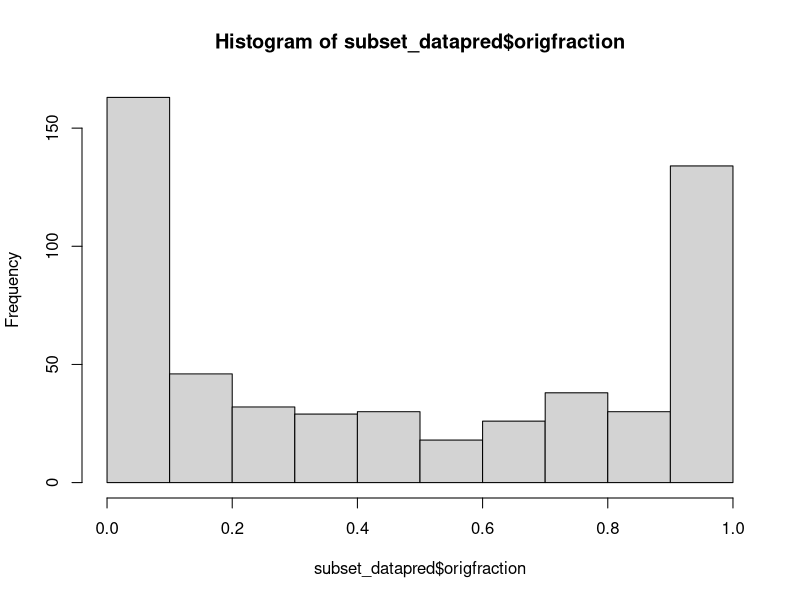
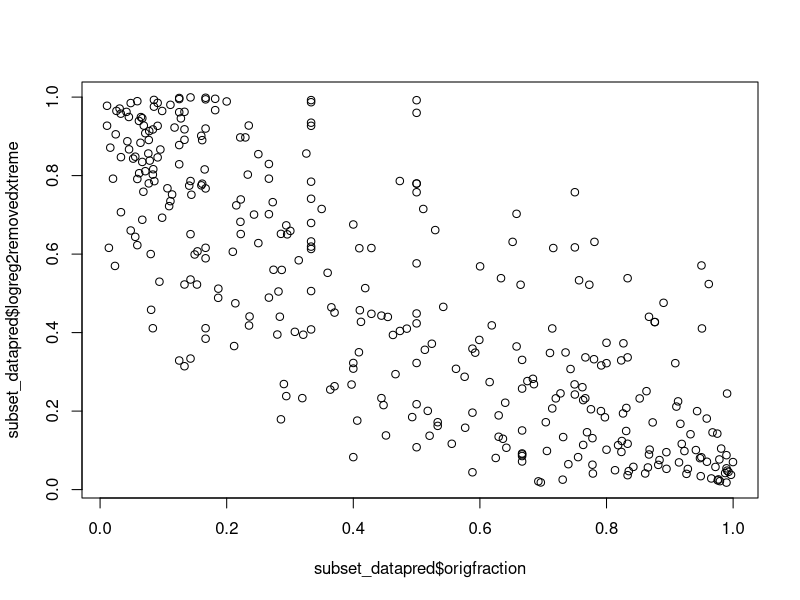
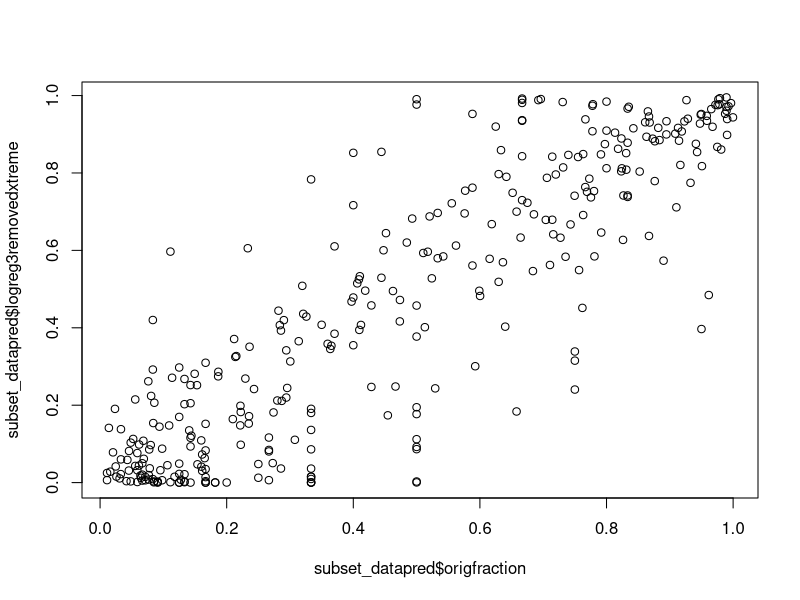
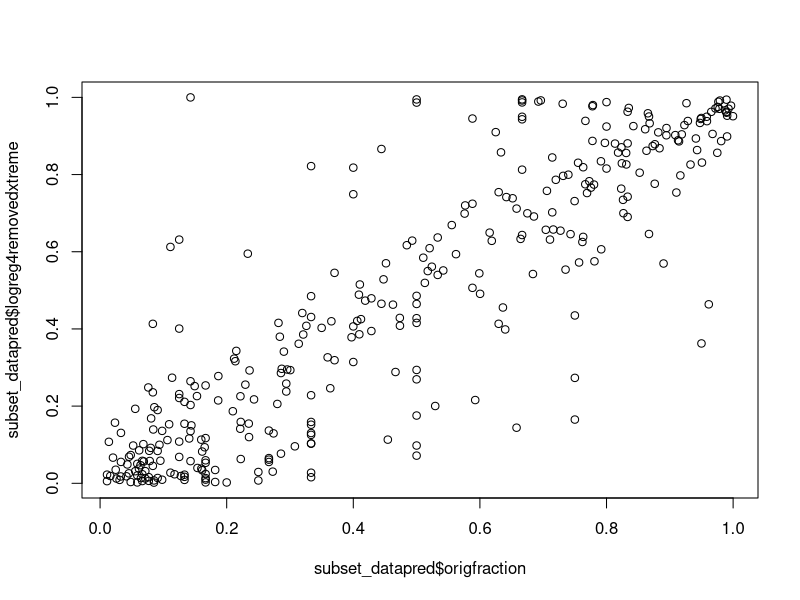
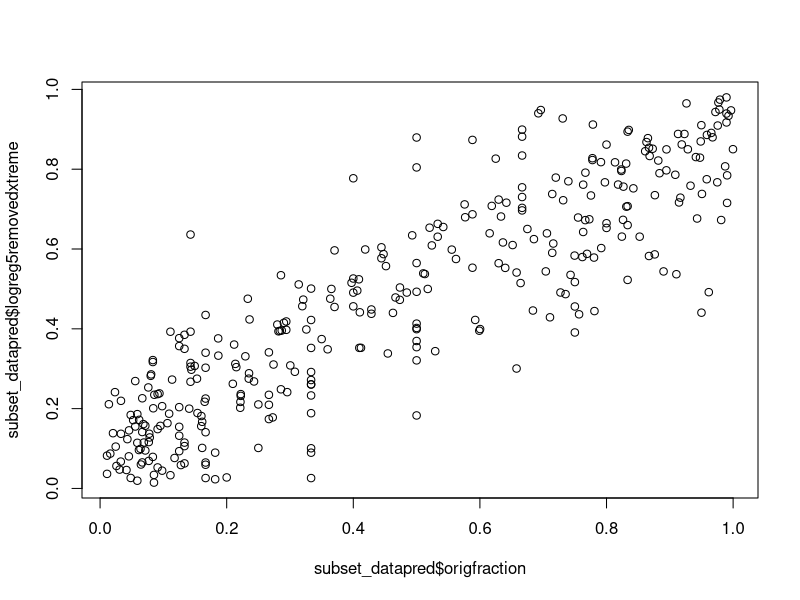
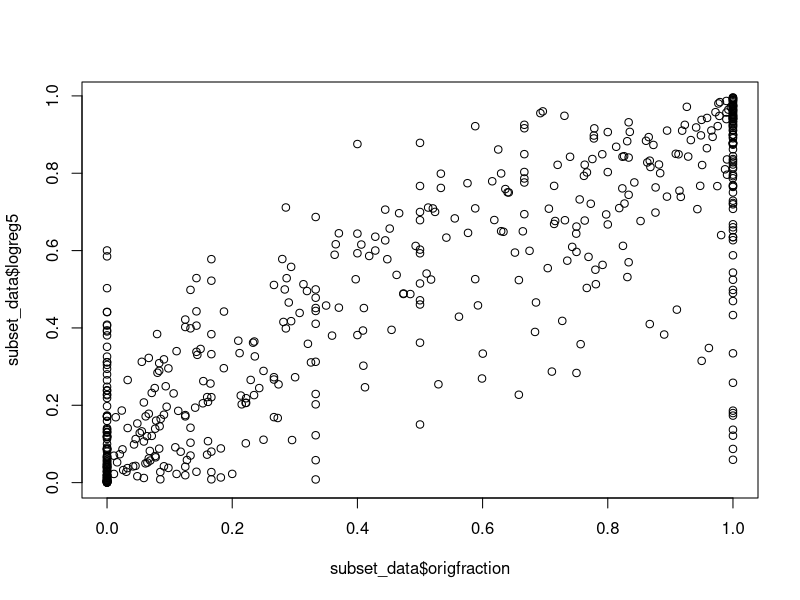
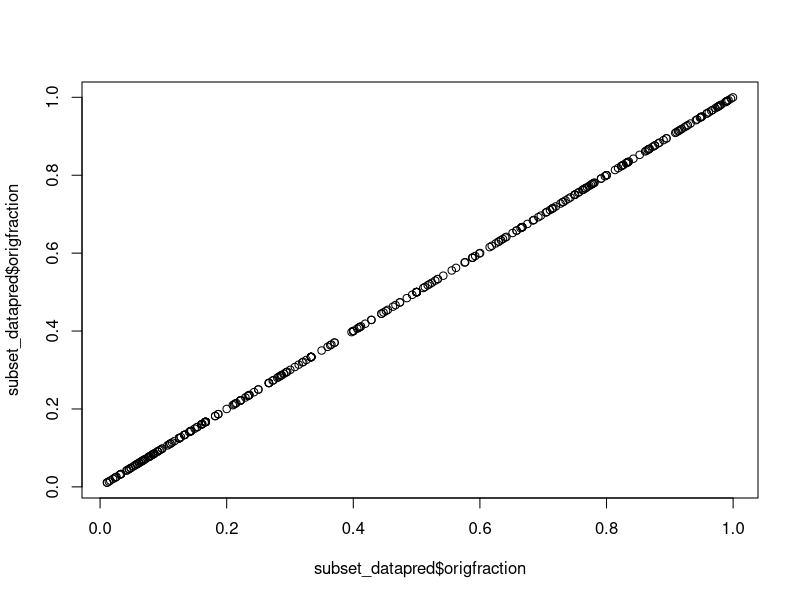
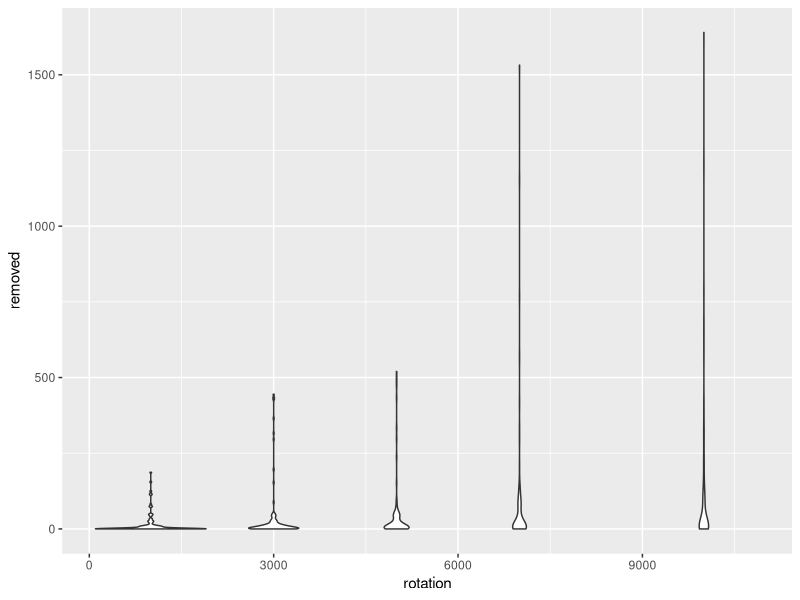

Source code (R) for these figures, in order:
## ---- chunk 1
library(readxl)
data <- read_excel("CentrifugeData.xlsx")
## ---- chunk 2
# install.packages("tidyverse", type = "binary")
library(tidyverse)
# install.packages("dplyr")
library(dplyr)
library(ggplot2)
## ---- chunk 3
data$removed <- replace(data$removed, data$removed<0, 0)
#remove data with negative removal

data <- subset(data, data$rotation!=0)
#remove data from no centrifugation

for (i in 1:length(data$retained)) {
  if (data$original[i] < data$retained[i]){
    data$retained[i] <- data$original[i]
  }
}

subset_data <- subset(data, data$original!=0)
attach(subset_data)
## ---- chunk 4
logreg2 <- glm(cbind(removed, retained) ~ workOfAdhesion + (rotation) + density + avgDiameter, data = subset_data, family = binomial(link = "logit"))
summary(logreg2)
subset_datapred <- subset_data
subset_datapred$origfraction <- retained/original
subset_datapred$logreg2 <- predict(logreg2, type = "response")
hist(subset_datapred$origfraction)
## ---- chunk 5
subset_data$origfraction <- retained/original
subset_data_removedxtreme <- subset(subset_data, subset_data$origfraction != 0)
subset_data_removedxtreme <- subset(subset_data_removedxtreme, subset_data_removedxtreme$origfraction != 1)

logreg2removedxtreme <- glm(cbind(removed, retained) ~ workOfAdhesion + (rotation) + density + avgDiameter, data = subset_data_removedxtreme, family = binomial(link = "logit"))
subset_datapred <- subset_data_removedxtreme
subset_datapred$logreg2removedxtreme <- predict(logreg2removedxtreme, type = "response")
#original one done in class but with removing the extremes

logreg3removedxtreme <- glm(cbind(retained, removed) ~ avgDiameter + workOfAdhesion + (rotation) + avgDiameter + factor(sample), data = subset_data_removedxtreme, family = binomial(link = "logit"))
subset_datapred$logreg3removedxtreme <- predict(logreg3removedxtreme, type = "response")
#cbind is switched which I think makes more sense?; also dropped density and used factor(sample) since density did not qualitatively do much (was a proxy for sample type))
## ---- chunk 6
library(MASS)
full.model <- glm(cbind(retained, removed) ~. -origfraction -original,data = subset_data_removedxtreme, family = binomial(link = "logit"))
# Stepwise regression model
step.model <- stepAIC(full.model)
step.model
## ---- chunk 7
summary(logreg3removedxtreme)
logreg4removedxtreme <- glm(formula = cbind(retained, removed) ~ rotation + avgDiameter + particleVolume + particleMass + factor(sample) + expected.vdW, family = binomial(link = "logit"), data = subset_data_removedxtreme)
# From step model selection, better AIC...checking for better prediction
summary(logreg4removedxtreme)

subset_datapred$logreg4removedxtreme <- predict(logreg4removedxtreme, type = "response")
## ---- chunk 8
logreg5removedxtreme <- glm(origfraction ~ rotation + avgDiameter + particleVolume + particleMass + factor(sample) + expected.vdW, family = quasibinomial(link = "logit"), data = subset_data_removedxtreme)
# changed to quasibinomial and used origfraction as response
summary(logreg5removedxtreme)

subset_datapred$logreg5removedxtreme <- predict(logreg5removedxtreme, type = "response")


## ---- chunk 9
logreg5 <- glm(origfraction ~ rotation + avgDiameter + particleVolume + particleMass + factor(sample) + expected.vdW, family = quasibinomial(link = "logit"), data = subset_data)
# changed to quasibinomial and used origfraction as response

subset_data$logreg5 <- predict(logreg5, type = "response")
## ---- chunk 10
plot(subset_datapred$origfraction, subset_datapred$logreg2removedxtreme)
plot(subset_datapred$origfraction, subset_datapred$logreg3removedxtreme)
plot(subset_datapred$origfraction, subset_datapred$logreg4removedxtreme)
plot(subset_datapred$origfraction, subset_datapred$logreg5removedxtreme)
plot(subset_data$origfraction, subset_data$logreg5)
plot(subset_datapred$origfraction, subset_datapred$origfraction)
## ---- chunk 11

## ---- chunk 12
data_for_plot <- subset_data %>% 
  group_by(rotation==1000)
data_for_plot
ggplot(data=data_for_plot)+geom_violin(aes(x=rotation, y=removed, group=rotation))
